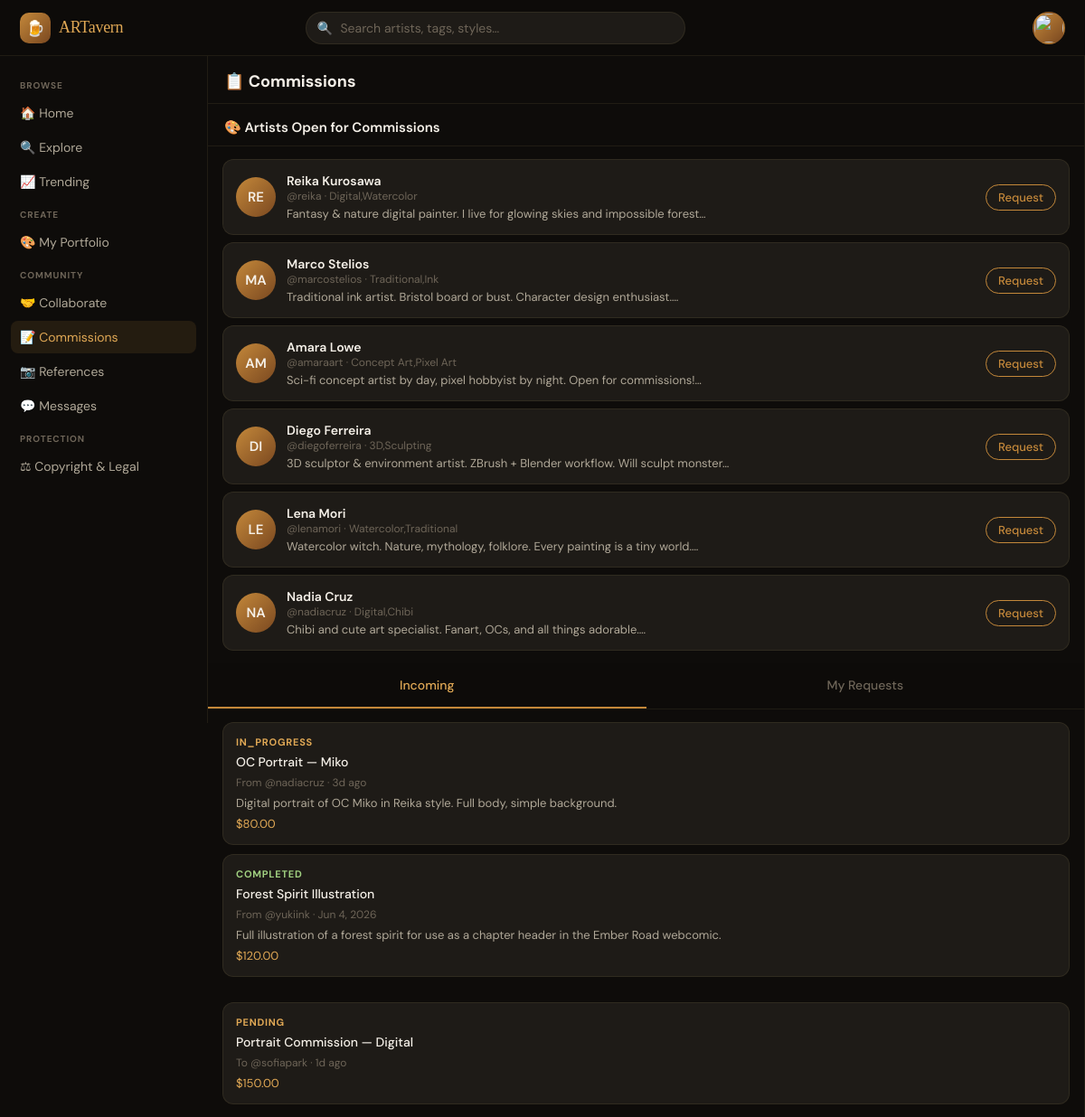
Page /pages/commissions.php (signed in) on the committed database.
### tables this page shows
CREATE TABLE users (
    id            INT UNSIGNED AUTO_INCREMENT PRIMARY KEY,
    display_name  VARCHAR(80)  NOT NULL,
    username      VARCHAR(40)  NOT NULL UNIQUE,
    email         VARCHAR(180) NOT NULL UNIQUE,
    password_hash VARCHAR(255) NOT NULL,
    bio           TEXT,
    avatar_path   VARCHAR(255),
    banner_path   VARCHAR(255),
    art_styles    VARCHAR(255),           
    commission_open TINYINT(1) DEFAULT 0,
    role          ENUM('user','moderator','admin') DEFAULT 'user',
    agreed_tos    TINYINT(1) DEFAULT 0,
    is_verified   TINYINT(1) DEFAULT 0,
    created_at    DATETIME DEFAULT CURRENT_TIMESTAMP,
    updated_at    DATETIME DEFAULT CURRENT_TIMESTAMP ON UPDATE CURRENT_TIMESTAMP
);

CREATE TABLE commissions (
    id           INT UNSIGNED AUTO_INCREMENT PRIMARY KEY,
    artist_id    INT UNSIGNED NOT NULL,
    client_id    INT UNSIGNED NOT NULL,
    title        VARCHAR(160) NOT NULL,
    description  TEXT,
    price        DECIMAL(10,2),
    status       ENUM('pending','accepted','in_progress','completed','cancelled') DEFAULT 'pending',
    created_at   DATETIME DEFAULT CURRENT_TIMESTAMP,
    updated_at   DATETIME DEFAULT CURRENT_TIMESTAMP ON UPDATE CURRENT_TIMESTAMP,
    FOREIGN KEY (artist_id) REFERENCES users(id) ON DELETE CASCADE,
    FOREIGN KEY (client_id) REFERENCES users(id) ON DELETE CASCADE
);

### includes/config.php (called while the page is built, shortened)
<?php
function h(string $s): string {
    return htmlspecialchars($s, ENT_QUOTES, 'UTF-8');
}
function time_ago(string $datetime): string {
    $diff = time() - strtotime($datetime);
    return match(true) {
        $diff < 60     => 'just now',
        $diff < 3600   => floor($diff / 60) . 'm ago',
        $diff < 86400  => floor($diff / 3600) . 'h ago',
        $diff < 604800 => floor($diff / 86400) . 'd ago',
        default        => date('M j, Y', strtotime($datetime)),
    };
}

### pages/commissions.php (the view, shortened to what this page needs)
<?php
require_once __DIR__ . '/../includes/config.php';
$user    = current_user();
$pdo     = db();
$incoming = $pdo->prepare('SELECT c.*, u.display_name AS client_name, u.username AS client_uname
    FROM commissions c JOIN users u ON u.id=c.client_id
    WHERE c.artist_id=? ORDER BY c.created_at DESC');
$incoming->execute([$user['id']]);
$incoming = $incoming->fetchAll();
$outgoing = $pdo->prepare('SELECT c.*, u.display_name AS artist_name, u.username AS artist_uname
    FROM commissions c JOIN users u ON u.id=c.artist_id
    WHERE c.client_id=? ORDER BY c.created_at DESC');
$outgoing->execute([$user['id']]);
$outgoing = $outgoing->fetchAll();
$open_artists = $pdo->query('SELECT id,display_name,username,avatar_path,art_styles,bio
    FROM users WHERE commission_open=1 LIMIT 20')->fetchAll();
require_once __DIR__ . '/../includes/header.php';
function status_class(string $s): string {
    return match($s) {
        'pending'=>'pending','accepted'=>'accepted',
        'completed'=>'completed','cancelled'=>'cancelled',
        default=>'pending'
    };
}
?>
<div class="section-header">📋 Commissions</div>
<div style="padding:16px 18px 10px;font-size:15px;font-weight:600;border-bottom:1px solid var(--border);">
  🎨 Artists Open for Commissions
</div>
<div style="padding:14px 16px;display:flex;flex-direction:column;gap:8px;">
  <?php foreach ($open_artists as $a): ?>
  <div class="commission-card" style="flex-direction:row;align-items:center;gap:12px;">
    <div class="suggest-avatar" style="background:linear-gradient(135deg,var(--accent),#7a4820);width:44px;height:44px;font-size:15px;">
      <?= strtoupper(substr($a['display_name'],0,2)) ?>
    </div>
    <div style="flex:1;">
      <div style="font-size:14px;font-weight:600;"><?= h($a['display_name']) ?></div>
      <div style="font-size:12px;color:var(--text3);">@<?= h($a['username']) ?>
        <?php if ($a['art_styles']): ?> · <?= h($a['art_styles']) ?><?php endif; ?>
      </div>
      <?php if ($a['bio']): ?><div style="font-size:13px;color:var(--text2);margin-top:3px;"><?= h(substr($a['bio'],0,80)) ?>…</div><?php endif; ?>
    </div>
    <button class="btn btn-outline btn-sm"
      onclick="showToast('📋','Commission request — messaging coming soon')">Request</button>
  </div>
  <?php endforeach; ?>
</div>
<div class="feed-tabs" style="position:static;">
  <div class="feed-tab active" id="tcIn"  onclick="showCTab('incoming')">Incoming</div>
  <div class="feed-tab"        id="tcOut" onclick="showCTab('outgoing')">My Requests</div>
</div>
<div id="cIncoming" style="padding:14px 16px;display:flex;flex-direction:column;gap:10px;">
  <?php foreach ($incoming as $c): ?>
  <div class="commission-card">
    <div class="commission-status <?= status_class($c['status']) ?>"><?= strtoupper($c['status']) ?></div>
    <div class="collab-title"><?= h($c['title']) ?></div>
    <div class="collab-meta">From @<?= h($c['client_uname']) ?> · <?= time_ago($c['created_at']) ?></div>
    <?php if ($c['description']): ?><div style="font-size:13px;color:var(--text2);"><?= h(substr($c['description'],0,100)) ?></div><?php endif; ?>
    <?php if ($c['price']): ?><div style="font-size:13px;color:var(--accent2);">$<?= number_format($c['price'],2) ?></div><?php endif; ?>
  </div>
  <?php endforeach; ?>
</div>
<div id="cOutgoing" style="display:none;padding:14px 16px;display:flex;flex-direction:column;gap:10px;">
  <?php foreach ($outgoing as $c): ?>
  <div class="commission-card">
    <div class="commission-status <?= status_class($c['status']) ?>"><?= strtoupper($c['status']) ?></div>
    <div class="collab-title"><?= h($c['title']) ?></div>
    <div class="collab-meta">To @<?= h($c['artist_uname']) ?> · <?= time_ago($c['created_at']) ?></div>
    <?php if ($c['price']): ?><div style="font-size:13px;color:var(--accent2);">$<?= number_format($c['price'],2) ?></div><?php endif; ?>
  </div>
  <?php endforeach; ?>
</div>
<?php require_once __DIR__ . '/../includes/footer.php'; ?>

### assets/css/main.css (style rules this page uses)
*, *::before, *::after { box-sizing: border-box; margin: 0; padding: 0; }
:root { --bg: #0e0c0a; --bg2: #141210; --bg3: #1a1714; --surface: #1e1b17; --surface2: #252118; --border: rgba(255,220,140,0.08); --border2: rgba(255,220,140,0.16); --text: #f5f0e8; --text2: #b0a898; --text3: #6e6558; --accent: #c4883a; --accent2: #e0a855; --accent-bg: rgba(196,136,58,0.12); --accent-bg2:rgba(196,136,58,0.22); --teal: #4db89a; --teal-bg: rgba(77,184,154,0.1); --rose: #d4706a; --rose-bg: rgba(212,112,106,0.1); --radius: 12px; --radius-sm: 8px; --radius-lg: 18px; --header-h: 62px; --sidebar-w: 230px; --rsidebar-w:290px; --transition:all 0.18s ease; }
body { font-family: 'DM Sans', sans-serif; background: var(--bg); color: var(--text); min-height: 100vh; overflow-x: hidden; }
.btn { font-family: 'DM Sans', sans-serif; font-size: 14px; font-weight: 500; border: none; cursor: pointer; border-radius: 50px; padding: 8px 18px; transition: var(--transition); text-decoration: none; display: inline-flex; align-items: center; gap: 6px; }
.btn-outline { background: transparent; color: var(--accent); border: 1px solid var(--accent); }
.btn-sm { padding: 5px 13px; font-size: 13px; }
.feed-tabs { display: flex; border-bottom: 1px solid var(--border); position: sticky; top: var(--header-h); z-index: 10; background: rgba(14,12,10,0.92); backdrop-filter: blur(12px); }
.feed-tab { flex: 1; padding: 15px; text-align: center; font-size: 14px; font-weight: 500; color: var(--text3); cursor: pointer; transition: var(--transition); border-bottom: 2px solid transparent; }
.feed-tab.active { color: var(--accent2); border-bottom-color: var(--accent); }
.suggest-avatar { width: 36px; height: 36px; border-radius: 50%; flex-shrink: 0; display: flex; align-items: center; justify-content: center; font-size: 13px; font-weight: 600; overflow: hidden; }
.collab-title { font-size: 14px; font-weight: 500; }
.collab-meta { font-size: 12px; color: var(--text3); }
.commission-card { background: var(--surface); border: 1px solid var(--border); border-radius: var(--radius); padding: 14px; display: flex; flex-direction: column; gap: 6px; transition: var(--transition); }
.commission-status { font-size: 11px; font-weight: 700; text-transform: uppercase; letter-spacing: 0.07em; }
.commission-status.pending { color: var(--accent2); }
.commission-status.completed { color: #a0d080; }
.section-header { padding: 16px 18px 12px; font-size: 18px; font-weight: 700; border-bottom: 1px solid var(--border); display: flex; align-items: center; justify-content: space-between; }

### rows in the picture
users: display_name "RE", display_name "Reika Kurosawa", username "reika", art_styles "Digital,Watercolor", bio "Fantasy & nature digital painter. I live for glowing skies and impossible forest"
users: display_name "MA", display_name "Marco Stelios", username "marcostelios", art_styles "Traditional,Ink", bio "Traditional ink artist. Bristol board or bust. Character design enthusiast."
users: display_name "AM", display_name "Amara Lowe", username "amaraart", art_styles "Concept Art,Pixel Art", bio "Sci-fi concept artist by day, pixel hobbyist by night. Open for commissions!"
users: display_name "DI", display_name "Diego Ferreira", username "diegoferreira", art_styles "3D,Sculpting", bio "3D sculptor & environment artist. ZBrush + Blender workflow. Will sculpt monster"
users: display_name "LE", display_name "Lena Mori", username "lenamori", art_styles "Watercolor,Traditional", bio "Watercolor witch. Nature, mythology, folklore. Every painting is a tiny world."
users: display_name "NA", display_name "Nadia Cruz", username "nadiacruz", art_styles "Digital,Chibi", bio "Chibi and cute art specialist. Fanart, OCs, and all things adorable."
commissions: status "IN_PROGRESS", title "OC Portrait — Miko", client.username "nadiacruz", created_at "3d ago", description "Digital portrait of OC Miko in Reika style. Full body, simple background.", price "80.00"
commissions: status "COMPLETED", title "Forest Spirit Illustration", client.username "yukiink", created_at "Jun 4, 2026", description "Full illustration of a forest spirit for use as a chapter header in the Ember Road webcomic.", price "120.00"
commissions: status "PENDING", title "Portrait Commission — Digital", artist.username "sofiapark", created_at "1d ago", price "150.00"
